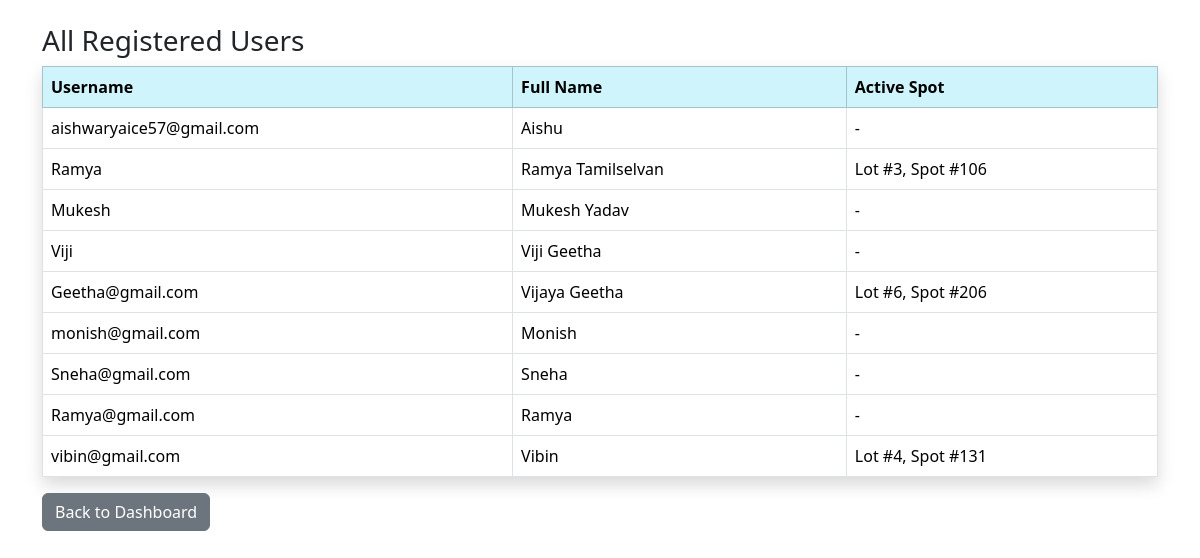
Page /admin/users (signed in) on the committed database.
### models/file1.py (models this page shows, shortened)
class User(db.Model, UserMixin):
    __tablename__ = 'users'
    id = db.Column(db.Integer, primary_key=True)
    username = db.Column(db.String(80), unique=True, nullable=False)  # could be email
    password = db.Column(db.String(128), nullable=False)
    role = db.Column(db.String(20), default='user')  # 'admin' or 'user'
    full_name = db.Column(db.String(120), nullable=False)
    reservations = db.relationship('Reservation', back_populates='user')

class ParkingSpot(db.Model):
    __tablename__ = 'parking_spots'
    id = db.Column(db.Integer, primary_key=True)
    lot_id = db.Column(db.Integer, db.ForeignKey('parking_lots.id'), nullable=False)
    status = db.Column(db.String(1), default='A')  # 'A' = Available, 'O' = Occupied
    lot = db.relationship('ParkingLot', back_populates='spots')
    reservations = db.relationship('Reservation', back_populates='spot')

### controllers/admin.py (the view)
@admin_bp.route('/admin/users')
@login_required
def users_list():
    if current_user.role != 'admin':
        return "Not Authorized", 403
    users = User.query.filter(User.role != 'admin').all()
    user_spots = []
    for u in users:
        active_res = Reservation.query.filter_by(user_id=u.id, leaving_timestamp=None).order_by(Reservation.id.desc()).first()
        spot = ParkingSpot.query.get(active_res.spot_id) if active_res else None
        user_spots.append((u, spot))
    return render_template('admin_users.html', user_spots=user_spots)

### app.py (called while the page is built)
@login_manager.user_loader
def load_user(user_id):
    return User.query.get(int(user_id))

### templates/admin_users.html (shortened to what this page needs)
<!doctype html>
<html lang="en">
<head>
  <link href="https://cdn.jsdelivr.net/npm/bootstrap@5.3.3/dist/css/bootstrap.min.css" rel="stylesheet">
</head>
<body>
  <div class="container mt-4">
    <h3>All Registered Users</h3>
    <table class="table table-bordered table-hover bg-white shadow">
      <thead class="table-info">
        <tr>
          <th>Username</th>
          <th>Full Name</th>
          <th>Active Spot</th>
        </tr>
      </thead>
      <tbody>
        {% for user, spot in user_spots %}
          <tr>
            <td>{{ user.username }}</td>
            <td>{{ user.full_name }}</td>
            <td>
              {% if spot %}
                Lot #{{ spot.lot_id }}, Spot #{{ spot.id }}
              {% else %}
                -
              {% endif %}
            </td>
          </tr>
        {% else %}
          <tr><td colspan="3" class="text-center text-muted">No users found.</td></tr>
        {% endfor %}
      </tbody>
    </table>
    <a class="btn btn-secondary" href="{{ url_for('admin.dashboard') }}">Back to Dashboard</a>
  </div>
</body>
</html>

### rows in the picture
User: username "aishwaryaice57@gmail.com", full_name "Aishu"
User: username "Ramya", full_name "Ramya Tamilselvan", lot_id "3", id "106"
User: username "Mukesh", full_name "Mukesh Yadav"
User: username "Viji", full_name "Viji Geetha"
User: username "Geetha@gmail.com", full_name "Vijaya Geetha", lot_id "6", id "206"
User: username "monish@gmail.com", full_name "Monish"
User: username "Sneha@gmail.com", full_name "Sneha"
User: username "Ramya@gmail.com", full_name "Ramya"
User: username "vibin@gmail.com", full_name "Vibin", lot_id "4", id "131"
